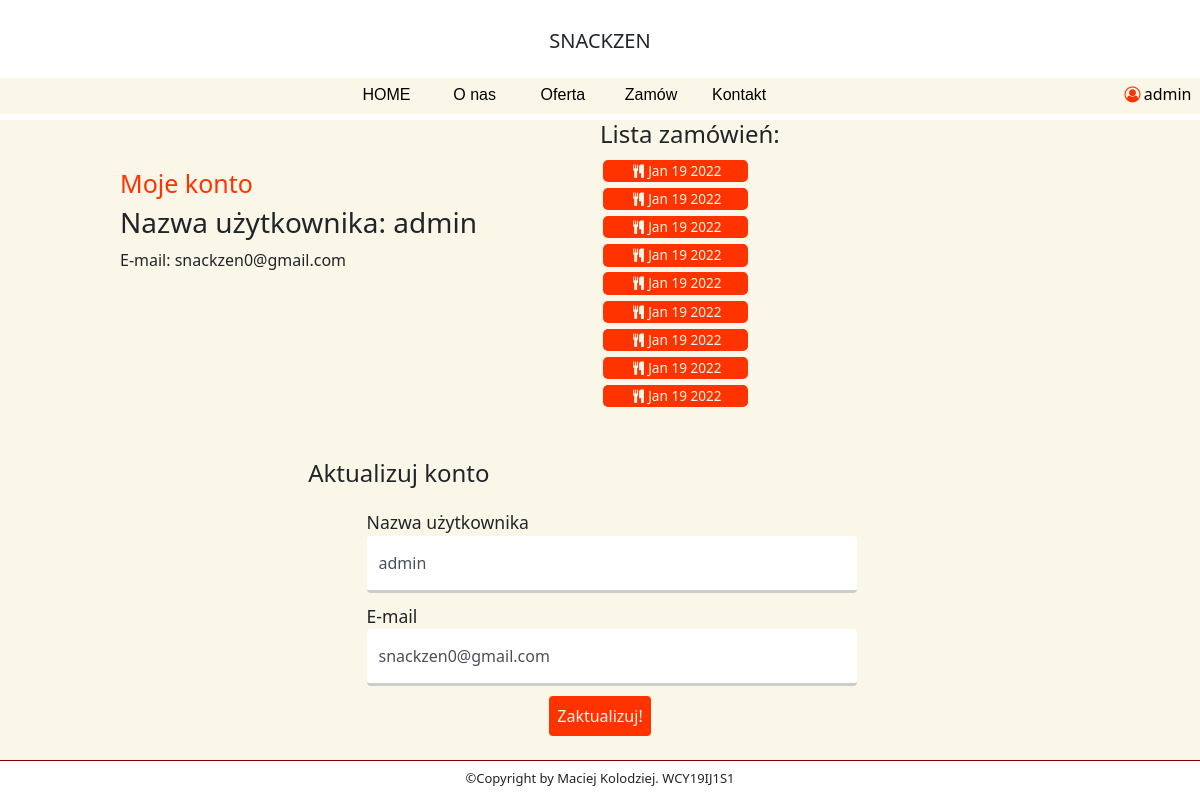
Page /account (signed in) on the committed database.
### Restaurant/models.py (models this page shows, shortened)
class User(db.Model, UserMixin):
    id = db.Column(db.Integer, primary_key=True)
    username = db.Column(db.String(20), unique=True, nullable=False)
    email = db.Column(db.String(120), unique=True, nullable=False)
    password = db.Column(db.String(60), unique=True)

class CustomerOrder(db.Model):
    id = db.Column(db.Integer, primary_key=True)
    invoice = db.Column(db.String(20), unique=True, nullable=False)
    status = db.Column(db.String(20), default='Niewiadomo', nullable=False)
    customer_id = db.Column(db.String(20), unique=False, nullable=False)
    date_created = db.Column(db.DateTime, default=datetime.utcnow, nullable=False)
    orders = db.Column(JsonEcodedDict)

### Restaurant/routes.py (the view)
@app.route("/account", methods=['GET', 'POST'])
@login_required
def account():
    form = UpdateAccountForm()
    orders = CustomerOrder.query.filter_by(customer_id=current_user.id).order_by(CustomerOrder.date_created.desc())
    if form.validate_on_submit():
        current_user.username = form.username.data
        current_user.email = form.email.data
        db.session.commit()
        flash('Twoje konto zostało zaktualizowane!','success')
        return redirect(url_for('account'))
    elif request.method == 'GET':
        form.username.data = current_user.username
        form.email.data = current_user.email
    return render_template('Account.html', title='Account', menu=menu, form=form, orders=orders)

### Restaurant/forms.py (shortened to what this page needs)
class UpdateAccountForm(FlaskForm):
    username = StringField('Nazwa użytkownika', validators=[DataRequired(), Length(min=2, max=20)])
    email = StringField('E-mail', validators=[DataRequired(), Email()])
    submit = SubmitField('Zaktualizuj!')

### Restaurant/models.py (called while the page is built)
@login_manager.user_loader
def load_user(user_id):
    return User.query.get(int(user_id))

    def process_result_value(self, value, dialect):
        if value is None:
            return {}
        else:
            return json.loads(value)

### Restaurant/templates/Account.html (shortened to what this page needs)
{% extends "layout.html" %}
{% block content %}
    <div id="information-box2">
    <div class="information-box-content4">
        <div class="information-box-content-text3">
            <br><br>
            <h1>Moje konto</h1>
            <h3>Nazwa użytkownika: {{ current_user.username }}</h3>
            <p>E-mail: {{ current_user.email }}</p>
        </div>
    <div class="information-box-content-text3">
        <h4>Lista zamówień:</h4>
        <div  class="information-box-content-menu">
            {% for order in orders %}
                <form action="orders/{{ order.invoice }}">
                    <button class="btn2" type='submit' ><i class="icon-food"></i>{{ order.date_created.strftime("%b %d %Y") }}</button>
                </form>
            {% endfor %}
        </div>
    </div>
    </div>
    <div class="information-box-content4">
        <form method="post" action="" class ='form-group-text'>
            <fieldset class ='form-group'>
                    <legend>Aktualizuj konto</legend>
                    <div class="form-group-element">
                        {{ form.username.label(class="form-control-label") }}
                        {% if form.username.errors %}
                            {{ form.username(class="form-control form-control-lg is-invalid") }}
                            <div class="invalid-feedback">
                                {% for error in form.username.errors %}
                                    <span>{{ error }}</span>
                                {% endfor %}
                            </div>
                        {% else %}
                            {{ form.username(class="form-control form-control-lg") }}
                        {% endif %}
                    </div>
                    <div class="form-group-element">
                        {{ form.email.label(class="form-control-label") }}
                        {% if form.email.errors %}
                            {{ form.email(class="form-control form-control-lg is-invalid") }}
                            <div class="invalid-feedback">
                                {% for error in form.email.errors %}
                                    <span>{{ error }}</span>
                                {% endfor %}
                            </div>
                        {% else %}
                            {{ form.email(class="form-control form-control-lg") }}
                        {% endif %}
                    </div>
                    <div class ="form-group-btn">
                         {{ form.submit(class="btn") }}
                     </div>
            </fieldset>
        </form>
    </div>
    </div>
{% endblock %}

### Restaurant/templates/layout.html (shortened to what this page needs)
<!DOCTYPE html>
<html lang="en">
<head>
    <link href="https://cdn.jsdelivr.net/npm/bootstrap@5.1.3/dist/css/bootstrap.min.css" rel="stylesheet">
    <link rel= "stylesheet" type= "text/css" href= "{{ url_for('static',filename='styles/style.css') }}">
    <link rel= "stylesheet" type= "text/css" href= "{{ url_for('static',filename='styles/fontello.css') }}">
</head>
<body>
    <div id="top-bar">
        <div id="res_name">
            <p>SNACKZEN</p>
        </div>
        <div id="contest-menu">
            {% for el in menu %}
                <a class="contest-menu-element" href="{{ el.url }}">{{ el.name }} </a>
            {% endfor %}
            {% if current_user.is_authenticated %}
                <div class="contest-menu-element-user">
            <a><i class="icon-user"></i></a>{{ current_user.username }}
            </div>
            {% endif %}
        </div>
    </div>
{% block content %}{% endblock %}
    <footer>
        <p>©Copyright by Maciej Kolodziej. WCY19IJ1S1</p>
    </footer>
</body>
</html>

### Restaurant/static/styles/style.css (style rules this page uses)
body { margin: 0px; height: 100vh; width: 100%; background-color: white; overflow: hidden; }
footer { border-top: groove; border-top-color: #800000; border-width: thin; text-align: center; font-size: small; }
form { width: 100%; display: grid; grid-template-columns: auto auto; grid-gap: 1%; }
footer p { margin-top: 8px; }
input[type=text],input[type=password], input[type=tel] { width: 100%; box-sizing: content-box; border: none; border-bottom: 3px solid #ccc; -webkit-transition: 0.5s; transition: 0.5s; outline: none; }
#top-bar { position: relative; width: 100%; height: 15%; background-color: white; }
#res_name { position: absolute; bottom: 40%; display: inline-block; vertical-align: middle; text-align: center; width: 100%; font-size: 20px; font-weight: lighter; }
#contest-menu { position: absolute; bottom: 5%; background-color: rgb(250,247, 232); text-align: center; width: 100%; height: 30%; }
.contest-menu-element { font-family: Arial Narrow, sans-serif; width: 7%; text-align: center; color: black; display: inline-block; height: 100%; line-height: 2; text-decoration: none; }
.contest-menu-element-user { margin-left: 28%; margin-right: -28%; text-align: center; color: black; display: inline-block; justify-content: right; height: 100%; line-height: 2; text-decoration: none; }
#information-box2 { height: 80%; width: 100%; background-color: rgb(250,247, 232); display: flex; flex-direction: column; justify-content: center; text-align: center; }
#information-box2 h1 { font-size: 25px; color: #ff3300; }
.form-group { display: flex; row-gap: 10px; text-align: left; align-items: center; flex-direction: column; justify-content: space-around; width: 80%; padding: 2%; border-color: #F00; border-style: solid; }
.form-group-element { display: flex; flex-direction: column; justify-content: space-around; width: 80%; }
.form-group-btn { display: flex; justify-content: space-around; width: 20%; }
.form-group-text { font-size: 1.1rem; display: flex; row-gap: 10px; height: 80%; text-align: left; align-items: center; flex-direction: column; justify-content: space-around; width: 80%; }
.information-box-content4 { align-self: center; width: 80%; height: 50%; display: flex; flex-direction: row; justify-content: space-around; }
.information-box-content-text3 { width: 50%; display: flex; flex-direction: column; text-align: left; overflow-y: auto; }
.information-box-content-menu { width: 100%; height: 80%; display: flex; flex-direction: column; justify-content: right; overflow-y: auto; }
.icon-user { color: #ff3300; }
.form-control { width:100%; padding:.375rem .75rem; font-size:1rem; line-height:1.5; color:#495057; background-clip:padding-box; border:1px solid #ced4da; border-radius:.25rem; transition:border-color .15s ease-in-out,box-shadow .15s ease-in-out }
.btn { font-size: 1rem; background-color: #ff3300; color: rgb(250,247, 232); border: maroon; padding: .5rem; }
.btn2 { width: 50%; margin: 1%; font-size: .85rem; background-color: #ff3300; color: rgb(250,247, 232); border: maroon; border-radius: 5px; }

### rows in the picture
User: username "admin", email "snackzen0@gmail.com"
CustomerOrder: date_created "Jan 19 2022"
CustomerOrder: date_created "Jan 19 2022"
CustomerOrder: date_created "Jan 19 2022"
CustomerOrder: date_created "Jan 19 2022"
CustomerOrder: date_created "Jan 19 2022"
CustomerOrder: date_created "Jan 19 2022"
CustomerOrder: date_created "Jan 19 2022"
CustomerOrder: date_created "Jan 19 2022"
CustomerOrder: date_created "Jan 19 2022"

### other values in the picture
{{ el.name }} "HOME" "O nas" "Oferta" "Zamów" "Kontakt"
